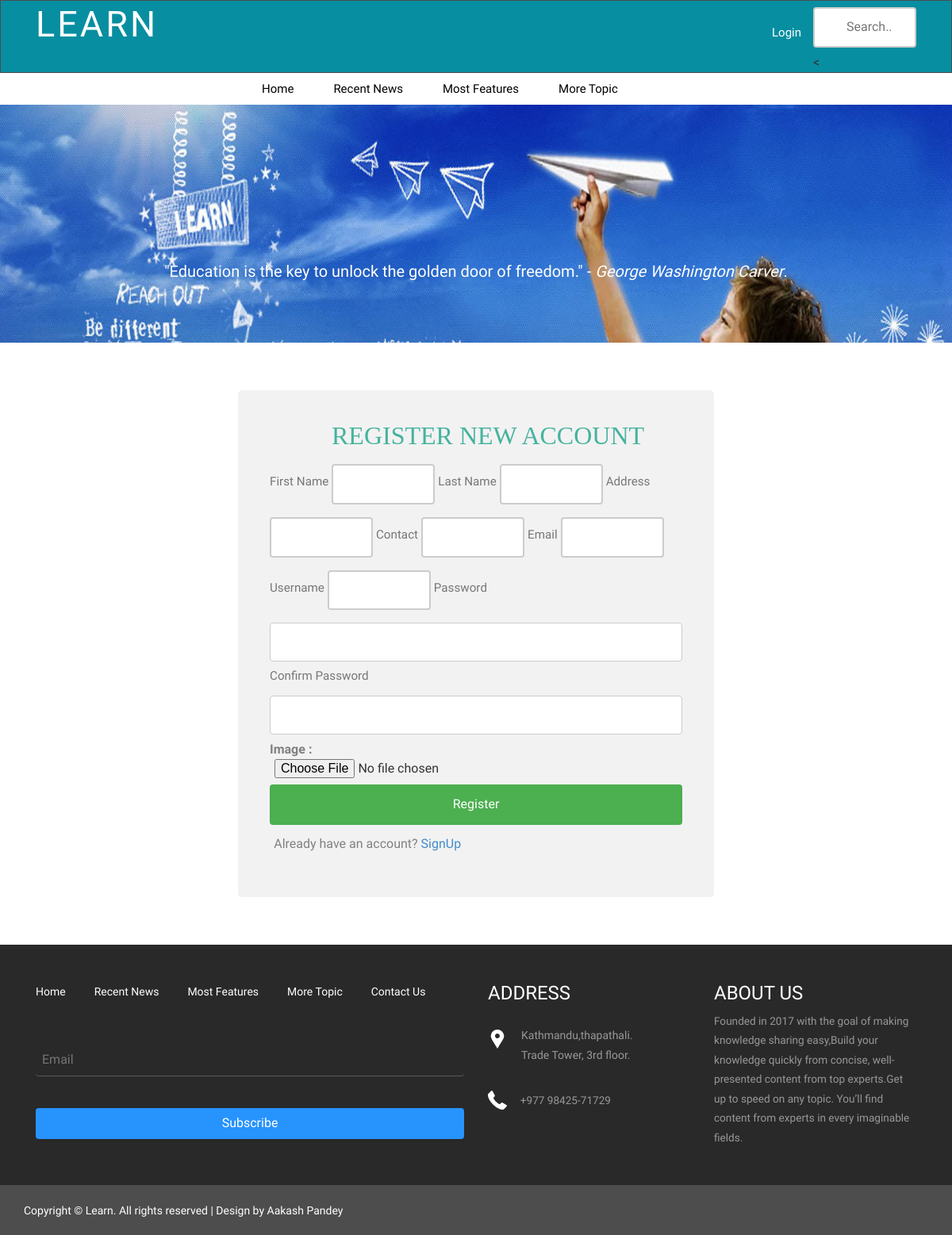
Page /pages/register.php on the committed database.
### tables this page shows
CREATE TABLE IF NOT EXISTS `tbl_slider` (
  `id` int(11) NOT NULL,
  `images` varchar(150) NOT NULL,
  `testimonial` varchar(2000) NOT NULL,
  `date` date NOT NULL,
  `status` enum('active','inactive') NOT NULL,
  `author` varchar(250) NOT NULL
);

### pages/register.php (the view, shortened to what this page needs)
<?php
include '../connection.php';
include '../includes/header.php';
?>
  <div class="courses_banner">
                 <?php
                              $news="SELECT * FROM `tbl_slider` where status='active' order by rand()  limit 1";
                            $result=mysqli_query($connection, $news);
                            if(mysqli_num_rows($result)>0) {
                            while ($row=mysqli_fetch_assoc($result)) {
                ?>
                    <div class="banner-info">
                      <p >"<?=$row['testimonial']?>" -<i> <?=$row['author']?></i>. </p>
                    </div>
              <?php
                  }
                }
              ?>
  </div>
<div class="upload">
    <h4>REGISTER NEW ACCOUNT</h4>
  <form action='<?php htmlspecialchars($_SERVER["PHP_SELF"]);?>' method='post' enctype='multipart/form-data'>
    <label for="fname">First Name  </label>
    <input type="text" name="fname">
    <label for="lname">Last Name  </label>
    <input type="text" name="lname">
    <label for="Address">Address </label>
    <input type="text" name="address">
    <label for="contact">Contact  </label>
    <input type="text" name="contact">
    <label for="email">Email  </label>
    <input type="text" name="email">
    <label for="username">Username  </label>
    <input type="text" name="username">
    <label for="password">Password   </label>
    <input type="password" name="password">
    <label for="cpassword">Confirm Password   </label>
    <input type="password" name="cpassword">
    <b style="font-size:1em;color:gray;"> Image : </b><input style="margin-right:40%;" type="file" name="images"><br><br>
    <input type="submit" value="Register">
    <div class="form-group">
    <p style="color:gray;">Already have an account? <a href="login.php" >SignUp</a></p>
    </div>
  </form>
</div>
<?php
include '../includes/footer.php';
?>

### css/style.css (style rules this page uses)
h4, h5, h6, h1, h2, h3 { margin-top: 0; }
p { margin: 1%; }
html, body { font-family: 'PT Sans Narrow', sans-serif; font-size: 100%; background:#fff; }
body a { transition:0.5s all; -webkit-transition:0.5s all; -moz-transition:0.5s all; -o-transition:0.5s all; -ms-transition:0.5s all; }
.banner-info { text-align: center; padding:8em 0 0 0; }
.banner-info p { color: #FFF; margin: 1em 0 2em; font-size: 20px; font-weight: 400; }
.courses_banner { background: url(../images/1.jpg)no-repeat center top; background-size: cover; -webkit-background-size: cover; -moz-background-size: cover; -o-background-size: cover; min-height:300px; text-align: center; padding: 3em 0 0 0; }
.radio label, .checkbox label, label { font-size: 0.95em; font-weight: 300; vertical-align: middle; color:#777; }
figure, figcaption, img, h2, p, i, .person-social { -webkit-transition: all .5s; transition: all .5s; }
input[type=text], select { width: 100%; padding: 12px 20px; margin: 8px 0; display: inline-block; border: 1px solid #ccc; border-radius: 4px; box-sizing: border-box; }
input[type=password], select { width: 100%; padding: 12px 20px; margin: 8px 0; display: inline-block; border: 1px solid #ccc; border-radius: 4px; box-sizing: border-box; }
input[type=submit] { width: 100%; background-color: #4CAF50; color: white; padding: 14px 20px; margin: 8px 0; border: none; border-radius: 4px; cursor: pointer; }
.upload { margin-top: 5%; margin-bottom: 5%; margin-left:25%; width: 50%; border-radius: 5px; background-color: #f2f2f2; padding: 40px; }
.upload h4 { color:#45B39D; font-size: 2em; font-family: Tekton Pro Ext; margin-left: 15%; }

### includes/header.php (style rules this page uses)
input[type=text] { width: 130px; box-sizing: border-box; border: 2px solid #ccc; border-radius: 4px; font-size: 16px; background-color: white; background-image: url('searchicon.png'); background-position: 10px 10px; background-repeat: no-repeat; padding: 12px 20px 12px 40px; -webkit-transition: width 0.4s ease-in-out; transition: width 0.4s ease-in-out; }

### rows in the picture
tbl_slider: testimonial "Education is the key to unlock the golden door of freedom.", author "George Washington Carver"
